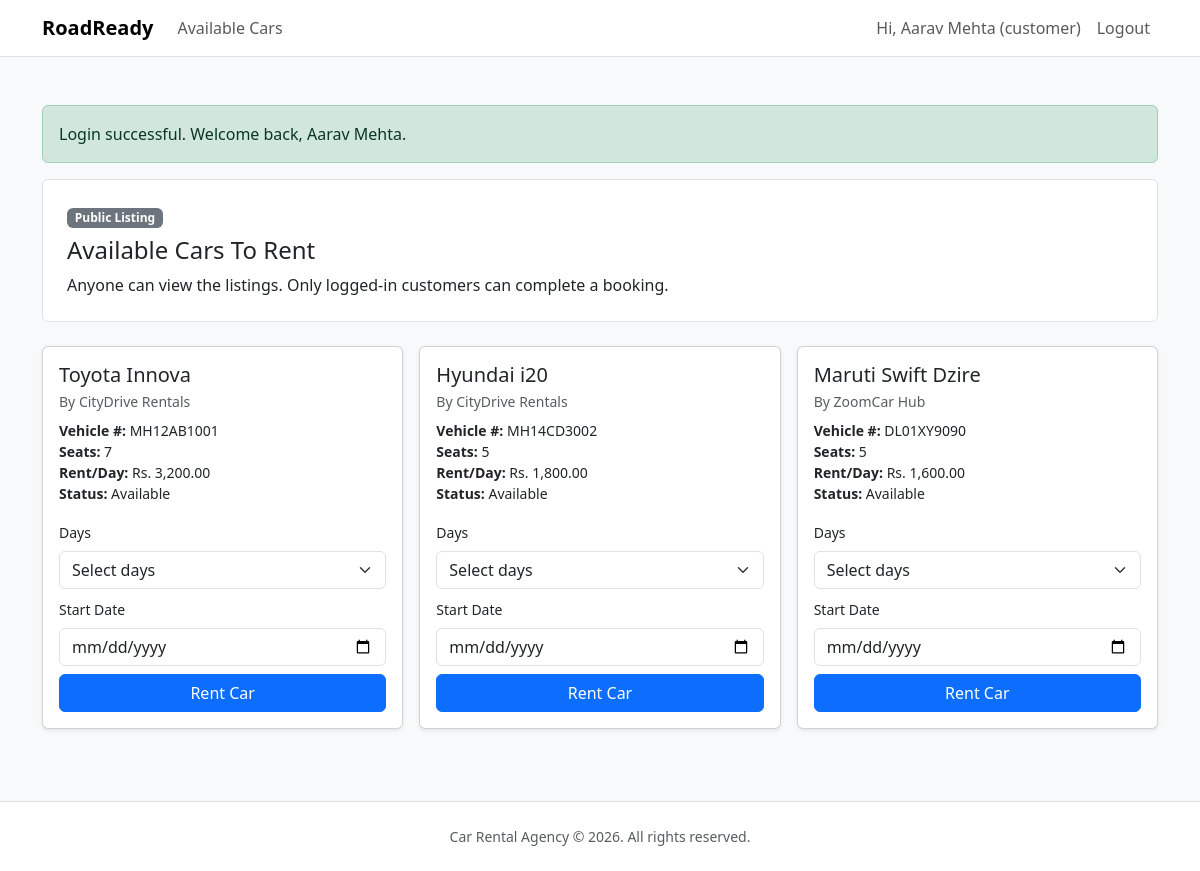
/available_cars.php (signed in), run on the app's committed database.
### tables this page shows
CREATE TABLE cars (
    id INT UNSIGNED AUTO_INCREMENT PRIMARY KEY,
    agency_id INT UNSIGNED NOT NULL,
    model VARCHAR(120) NOT NULL,
    vehicle_number VARCHAR(40) NOT NULL,
    seating_capacity INT UNSIGNED NOT NULL,
    rent_per_day DECIMAL(10, 2) NOT NULL,
    is_available TINYINT(1) NOT NULL DEFAULT 1,
    created_at TIMESTAMP DEFAULT CURRENT_TIMESTAMP,
    updated_at TIMESTAMP DEFAULT CURRENT_TIMESTAMP ON UPDATE CURRENT_TIMESTAMP,
    CONSTRAINT fk_cars_agency FOREIGN KEY (agency_id) REFERENCES users(id) ON DELETE CASCADE,
    CONSTRAINT uq_vehicle_number UNIQUE (vehicle_number)
);

CREATE TABLE users (
    id INT UNSIGNED AUTO_INCREMENT PRIMARY KEY,
    name VARCHAR(120) NOT NULL,
    email VARCHAR(190) NOT NULL UNIQUE,
    password_hash VARCHAR(255) NOT NULL,
    role ENUM('customer', 'agency') NOT NULL,
    created_at TIMESTAMP DEFAULT CURRENT_TIMESTAMP
);

### includes/auth.php (called while the page is built, shortened)
<?php
function userRole(): ?string
{
    return $_SESSION['user']['role'] ?? null;
}

### available_cars.php (the view, shortened to what this page needs)
<?php
require_once __DIR__ . '/config/database.php';
require_once __DIR__ . '/includes/layout.php';
$role = userRole();
$carsQuery = $pdo->query(
    'SELECT c.id, c.model, c.vehicle_number, c.seating_capacity, c.rent_per_day, c.is_available, u.name AS agency_name
     FROM cars c
     INNER JOIN users u ON u.id = c.agency_id
     ORDER BY c.created_at DESC'
);
$cars = $carsQuery->fetchAll();
?>
<section class="p-4 mb-4 bg-white border rounded-2">
    <p class="badge bg-secondary mb-2">Public Listing</p>
    <h1 class="h4">Available Cars To Rent</h1>
    <p class="mb-0">Anyone can view the listings. Only logged-in customers can complete a booking.</p>
</section>
<section class="row g-3">
    <?php if (!$cars): ?>
        <div class="col-12"><p class="text-muted">No cars listed yet.</p></div>
    <?php else: ?>
        <?php foreach ($cars as $car): ?>
            <div class="col-md-6 col-lg-4">
                <div class="card shadow-sm h-100">
                    <div class="card-body d-flex flex-column">
                        <h5 class="card-title mb-1"><?php echo htmlspecialchars($car['model']); ?></h5>
                        <p class="small text-muted mb-2">By <?php echo htmlspecialchars($car['agency_name']); ?></p>
                        <ul class="list-unstyled small mb-3">
                            <li><strong>Vehicle #:</strong> <?php echo htmlspecialchars($car['vehicle_number']); ?></li>
                            <li><strong>Seats:</strong> <?php echo (int) $car['seating_capacity']; ?></li>
                            <li><strong>Rent/Day:</strong> Rs. <?php echo number_format((float) $car['rent_per_day'], 2); ?></li>
                            <li><strong>Status:</strong> <?php echo (int) $car['is_available'] === 1 ? 'Available' : 'Booked'; ?></li>
                        </ul>
                        <?php if ((int) $car['is_available'] === 1): ?>
                            <form method="post" class="mt-auto">
                                <?php if ($role === 'customer'): ?>
                                    <div class="mb-2">
                                        <label class="form-label small" for="days_<?php echo (int) $car['id']; ?>">Days</label>
                                        <select class="form-select" id="days_<?php echo (int) $car['id']; ?>" name="rental_days" required>
                                            <option value="">Select days</option>
                                        </select>
                                    </div>
                                    <div class="mb-2">
                                        <label class="form-label small" for="start_<?php echo (int) $car['id']; ?>">Start Date</label>
                                        <input class="form-control" type="date" id="start_<?php echo (int) $car['id']; ?>" name="start_date" min="<?php echo date('Y-m-d'); ?>" required>
                                    </div>
                                <?php endif; ?>
                                <button class="btn btn-primary w-100" type="submit" name="book_car" value="1">
                                    Rent Car
                                </button>
                            </form>
                        <?php else: ?>
                            <button class="btn btn-secondary w-100 mt-auto" disabled>Not Available</button>
                        <?php endif; ?>
                    </div>
                </div>
            </div>
        <?php endforeach; ?>
    <?php endif; ?>
</section>

### data on the page
cars: model "Toyota Innova", agency.name "CityDrive Rentals", vehicle_number "MH12AB1001", seating_capacity "7", rent_per_day "3,200.00", is_available "Available"
cars: model "Hyundai i20", agency.name "CityDrive Rentals", vehicle_number "MH14CD3002", seating_capacity "5", rent_per_day "1,800.00", is_available "Available"
cars: model "Maruti Swift Dzire", agency.name "ZoomCar Hub", vehicle_number "DL01XY9090", seating_capacity "5", rent_per_day "1,600.00", is_available "Available"

### other printed values
$user['name'] "Aarav Mehta"
$role "customer"
$flash['message'] "Login successful. Welcome back, Aarav Mehta."
